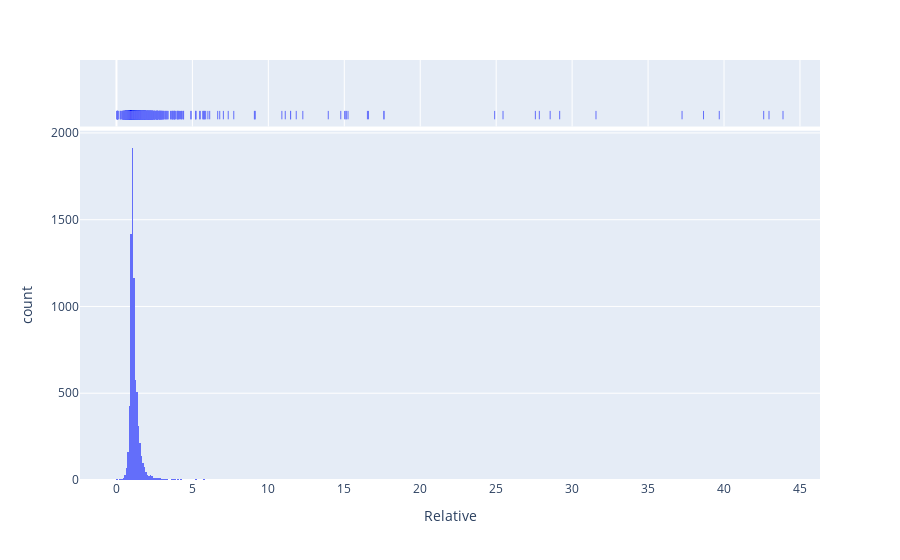

The cell this chart's notebook holds for it:
### Code cell
df = pd.DataFrame(relative_diff, columns=['Relative'])
fig = px.histogram(df, x="Relative", marginal="rug")
fig.show()

### Figure 1 — Plotly figure (JSON) as saved in the notebook; plotly's stock layout.template omitted (floating-point values rounded to 4 significant figures; data arrays with more than 128 entries replaced by an {"elided": "..."} marker saying what was removed)
{"data": [{"alignmentgroup": "True", "bingroup": "x", "hovertemplate": "Relative=%{x}<br>count=%{y}<extra></extra>", "legendgroup": "", "marker": {"color": "#636efa", "pattern": {"shape": ""}}, "name": "", "offsetgroup": "", "orientation": "v", "showlegend": false, "type": "histogram", "x": {"elided": "7744 float values"}, "xaxis": "x", "yaxis": "y"}, {"alignmentgroup": "True", "boxpoints": "all", "fillcolor": "rgba(255,255,255,0)", "hoveron": "points", "hovertemplate": "Relative=%{x}<extra></extra>", "jitter": 0, "legendgroup": "", "line": {"color": "rgba(255,255,255,0)"}, "marker": {"color": "#636efa", "symbol": "line-ns-open"}, "name": "", "offsetgroup": "", "showlegend": false, "type": "box", "x": {"elided": "7744 float values"}, "xaxis": "x2", "yaxis": "y2"}], "layout": {"barmode": "relative", "legend": {"tracegroupgap": 0}, "margin": {"t": 60}, "xaxis": {"anchor": "y", "domain": [0, 1], "title": {"text": "Relative"}}, "xaxis2": {"anchor": "y2", "domain": [0, 1], "matches": "x", "showgrid": true, "showticklabels": false}, "yaxis": {"anchor": "x", "domain": [0, 0.8316], "title": {"text": "count"}}, "yaxis2": {"anchor": "x2", "domain": [0.8416, 1], "matches": "y2", "showgrid": false, "showline": false, "showticklabels": false, "ticks": ""}}}
